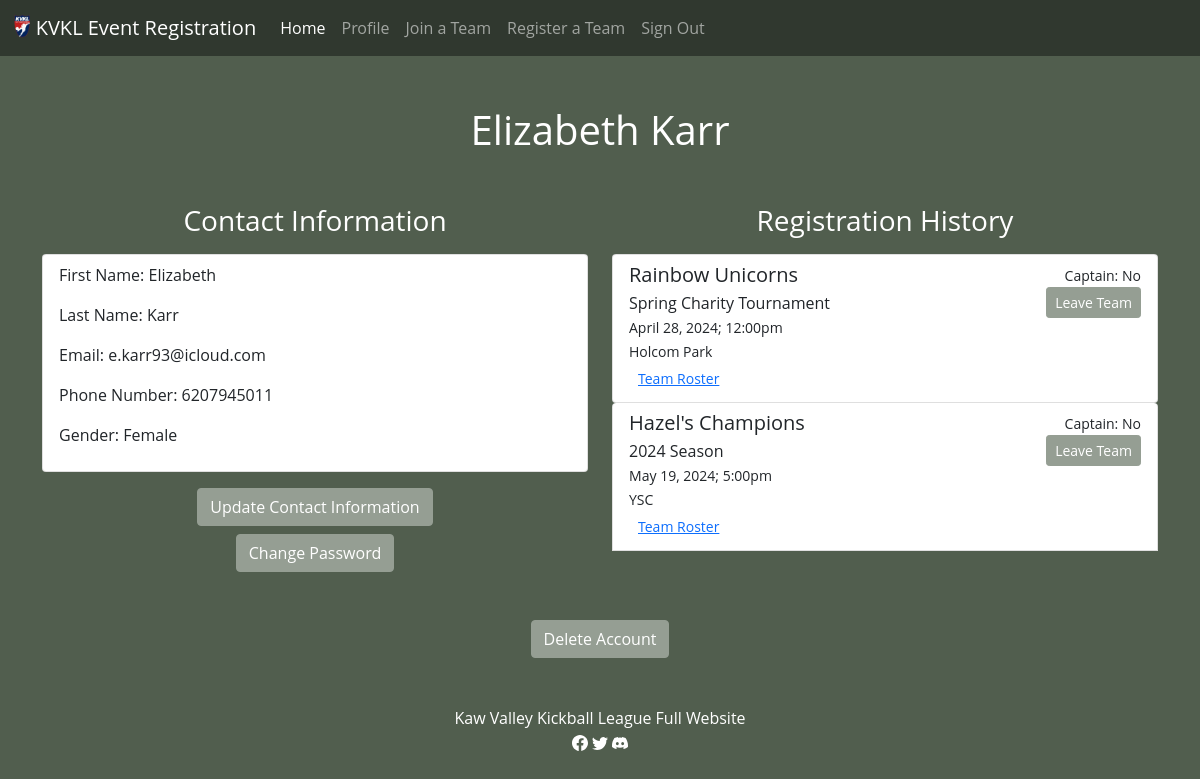
The page /user/profile (signed in) on the database its author committed.
### app/models/account.py (models this page shows, shortened)
class Account(db.Model):
    __tablename__ = 'accounts'
    __table_args__ = {'extend_existing': True}
    id = Column(Integer, primary_key=True, autoincrement=True, unique=True)
    email = Column(String, unique=True, nullable=False)
    first_name = Column(String, nullable=False)
    last_name = Column(String, nullable=False)
    phone_number = Column(Integer, nullable=False)
    password_hash = Column(String, nullable=False)
    gender = Column(String, nullable=False)
    @classmethod
    def get_user_by_id(cls, session, user_id):
        return session.get(cls, user_id)
    def get_registration_history(self, session):
        from .event import Event
        from .player import Player
        from .team import Team
        raw_history = (session.query(Event.event_name,
                                Event.month,
                                Event.day,
                                Event.year,
                                Event.time,
                                Event.location,
                                Team.team_name,
                                Team.passcode,
                                Player.captain,
                                Team.id
                            )
                            .join(Team, Team.event_id == Event.id)
                            .join(Player, Player.team_id == Team.id)
                            .filter(Player.player_id == self.id)
                            .all())
        history = []
        for event_name, month, day, year, time, location, team_name, passcode, captain, team_id in raw_history:
            try:
                team_instance = Team.query.get(team_id)
                team_instance.players = team_instance.get_roster(session)
                history.append((event_name, month, day, year, time, location, team_name, passcode, captain, team_id, team_instance.players))
            except Exception as e:
                print(f"Error getting roster for team {team_id}: {e}")
        return history

### app/models/player.py (models this page shows, shortened)
class Player(db.Model):
    __tablename__ = 'registered_players'
    __table_args__ = {'extend_existing': True}
    id = Column(Integer, primary_key=True, autoincrement=True)
    captain = Column(String, nullable=False)
    player_id = Column(Integer, ForeignKey('accounts.id', ondelete='CASCADE'), nullable=False)
    team_id = Column(Integer, ForeignKey('teams.id', ondelete='CASCADE'), nullable=False)
    event_id = Column(Integer, ForeignKey('events.id', ondelete='CASCADE'), nullable=False)

### app/models/team.py (models this page shows)
class Team(db.Model):
    __tablename__ = 'teams'
    __table_args__ = {'extend_existing': True}
    id = Column(Integer, primary_key=True, autoincrement=True)
    team_name = Column(String, nullable=False)
    sponsor = Column(String, nullable=True)
    event_id = Column(Integer, ForeignKey('events.id', ondelete='CASCADE'), nullable=False)
    passcode = Column(Integer, nullable=False)
    event = relationship('Event', back_populates='teams')
    def get_roster(self, session):
        from .account import Account
        from .player import Player
        roster = (
            session.query(Account.first_name, Account.last_name, Player.player_id, Player.captain)
            .join(Player, Player.player_id == Account.id)
            .filter(Player.team_id == self.id)
            .all()
        )
        return roster

### app/models/event.py (models this page shows, shortened)
class Event(db.Model):
    __tablename__ = 'events'
    __table_args__ = {'extend_existing': True}
    id = Column(Integer, primary_key=True, autoincrement=True)
    event_name = Column(String, nullable=False)
    month = Column(String, nullable=False)
    day = Column(Integer, nullable=False)
    year = Column(String, nullable=False)
    time = Column(String, nullable=False)
    location = Column(String, nullable=False)
    number_teams = Column(Integer, nullable=False)
    spots_available = Column(Integer, nullable=False)
    teams = relationship('Team', back_populates='event')

### app/user/routes.py (the view)
@bp.route("/profile", methods=("GET", "POST"))
@login_required
def profile():
    user = g.user
    history = None
    error = None
    try:
        history = user.get_registration_history(db.session)
    except Exception as e:
            print(f"Error: {e}")
            error = "An error occured while getting registration history"
            db.session.rollback()
    if error:
        flash(error, 'error')
    return render_template("user/profile.html", user=user, history=history)

### app/auth/routes.py (called while the page is built)
@bp.before_app_request
def load_logged_in_user():
    user_id = session.get('user_id')
    if user_id is None:
        g.user = None
    else:
        g.user = Account.get_user_by_id(db.session, user_id)

def login_required(view):
    @functools.wraps(view)
    def decorated_function(*args, **kwargs):
        if g.user is None:
            return redirect(url_for('auth.login'))
        return view(*args, **kwargs)
    return decorated_function

### app/templates/user/profile.html (shortened to what this page needs)
{% extends "layout.html" %} {% block title %} Profile {% endblock %} {% block
main %}
<h1 class="page-title">{{ user.first_name }} {{ user.last_name }}</h1>
<div class="container mb-5">
  <div class="row">
    <div class="col">
      <h3 class="text-center mb-3">Contact Information</h3>
      <div class="list-group list-group-item mb-3">
        <p>First Name: {{ user.first_name }}</p>
        <p>Last Name: {{ user.last_name }}</p>
        <p>Email: {{ user.email }}</p>
        <p>Phone Number: {{ user.phone_number }}</p>
        <p>Gender: {{ user.gender }}</p>
      </div>
      <div class="d-grid gap-2 col-6 mx-auto text-center">
        <a href="{{ url_for('user.update') }}"
          ><button class="btn btn-kvkl" type="button">
            Update Contact Information
          </button></a
        >
        <a href="{{ url_for('user.password') }}"
          ><button class="btn btn-kvkl" type="button">
            Change Password
          </button></a
        >
      </div>
    </div>
    <div class="col">
      <h3 class="text-center mb-3">Registration History</h3>
      {% if history %} {% for event_name, month, day, year, time, location,
      team_name, passcode, captain, team_id, players in history %}
      <div class="list-group list-group-item container">
        <div class="row">
          <div class="col">
            <h5 class="mb-1">{{ team_name }}</h5>
            <div>{{ event_name }}</div>
            <small class="mb-1"
              >{{ month }} {{ day }}, {{ year }}; {{ time }}</small
            >
            <div><small>{{ location }}</small></div>
            <div>
              <button
                type="button"
                class="btn btn-link btn-sm"
                data-bs-toggle="modal"
                data-bs-target="#teamRosterModal{{team_id}}"
              >
                Team Roster
              </button>
            </div>
          </div>
          <div class="col text-end">
            <small>Captain: {{ captain }}</small>
            <div>
              <button
                type="button"
                class="btn btn-kvkl btn-sm"
                data-bs-toggle="modal"
                data-bs-target="#leaveModal{{team_id}}"
              >
                Leave Team
              </button>
            </div>
          </div>
        </div>
      </div>
      {% endfor %} {% endif %}
    </div>
  </div>
</div>
<div class="text-center">
  <button
    class="btn btn-kvkl"
    type="button"
    data-bs-toggle="modal"
    data-bs-target="#deleteAccountModal"
  >
    Delete Account
  </button>
</div>
{% endblock %}

### app/static/styles.css (style rules this page uses)
body { font-family: Open Sans,Arial,sans-serif; background-color: #515e4e; color: white; }
h1.page-title { text-align: center; margin-top: 50px; margin-bottom: 50px; }
.btn-kvkl { background-color: #959e93; border-color: #959e93; color: white; }

### rows shown on the page
Account: first_name "Elizabeth", last_name "Karr", email "e.karr93@icloud.com", phone_number "6207945011", gender "Female"
Player: team_name "Rainbow Unicorns", event_name "Spring Charity Tournament", month "April", day "28", year "2024", time "12:00pm", location "Holcom Park", captain "No"
Player: team_name "Hazel's Champions", event_name "2024 Season", month "May", day "19", year "2024", time "5:00pm", location "YSC", captain "No"
